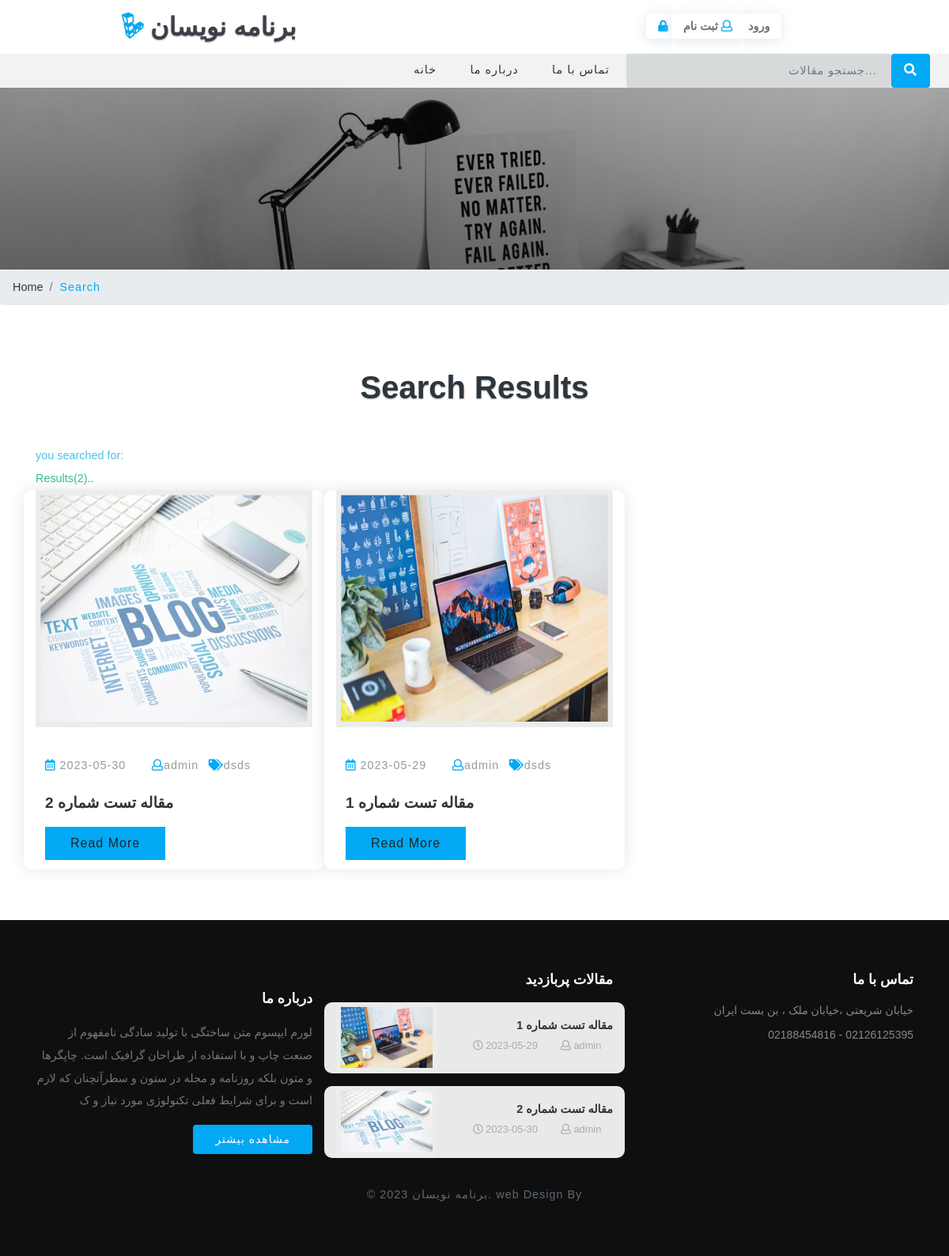
Screenshot of /search.php with the database file from the repository.
### tables this page shows
CREATE TABLE IF NOT EXISTS `titles` (
  `id` int UNSIGNED NOT NULL AUTO_INCREMENT,
  `website_name` varchar(40) DEFAULT NULL,
  `tagline` varchar(40) DEFAULT NULL,
  `icon` varchar(40) DEFAULT NULL,
  `keywords` varchar(220) DEFAULT NULL,
  `short_description` varchar(200) DEFAULT NULL,
  `bannertext1` varchar(150) DEFAULT NULL,
  `bannertext2` varchar(150) DEFAULT NULL,
  `bannertext3` varchar(150) DEFAULT NULL,
  `bannertext4` varchar(150) DEFAULT NULL,
  `detailed_description` text,
  `address` varchar(40) DEFAULT NULL,
  `email` varchar(80) DEFAULT NULL,
  `phone` varchar(40) DEFAULT NULL,
  `googlemap` varchar(255) DEFAULT NULL,
  PRIMARY KEY (`id`)
);

CREATE TABLE IF NOT EXISTS `blogs` (
  `id` int UNSIGNED NOT NULL AUTO_INCREMENT,
  `title` varchar(190) NOT NULL,
  `tags` varchar(40) NOT NULL,
  `content` text NOT NULL,
  `photo` varchar(50) NOT NULL,
  `posted` varchar(40) NOT NULL,
  `date` date DEFAULT NULL,
  `author` varchar(40) DEFAULT NULL,
  `category` varchar(40) NOT NULL,
  `time` varchar(40) DEFAULT NULL,
  PRIMARY KEY (`id`),
  KEY `category` (`category`)
);

### search.php (the view, shortened to what this page needs)
<?php require("libs/fetch_data.php");?>
<?php
require_once('database/db.php');
?>
<!DOCTYPE html>
<html lang=" AF">
<head>
	<title>Search|<?php getwebname("titles"); echo"|"; gettagline("titles");?></title>
	<link href="css/bootstrap.css" rel='stylesheet' type='text/css' />
	<link rel="stylesheet" href="css/single.css">
	<link href="css/style.css" rel='stylesheet' type='text/css' />
	<link href="css/fontawesome-all.css" rel="stylesheet">
</head>
<body>
	<?php include("header.php");?>
	<?php
    $search_keyword = '';
    $sql = 'SELECT * FROM blogs WHERE title LIKE :keyword OR content LIKE :keyword  OR tags LIKE :keyword OR author LIKE :keyword ORDER BY id DESC ';
    $start=0;
    $limit=" limit " . $start . "," . ROW_PER_PAGE;
    $pagination_statement = $pdo_conn->prepare($sql);
    $pagination_statement->bindValue(':keyword', '%' . $search_keyword . '%', PDO::PARAM_STR);
    $pagination_statement->execute();
    $row_count = $pagination_statement->rowCount();
    $query = $sql.$limit;
    $pdo_statement = $pdo_conn->prepare($query);
    $pdo_statement->bindValue(':keyword', '%' . $search_keyword . '%', PDO::PARAM_STR);
    $pdo_statement->execute();
    $result = $pdo_statement->fetchAll();
    ?>
	<div class="banner-inner">
	</div>
	<ol class="breadcrumb">
		<li class="breadcrumb-item">
			<a href="index.html">Home</a>
		</li>
		<li class="breadcrumb-item active">Search</li>
	</ol>
	<section class="main-content-w3layouts-agileits">
		<div class="container">
			<h3 class="tittle">Search Results</h3>
			<div class="inner-sec">
				<?php  if ($row_count==0) {
    						echo "<p style=color:#E9573F><b>sorry your search for:<u style=color:black>$search_keyword</u> returned zero results</b></p>";
    						echo "<p><b style=color:#4FC1E9>Suggestions<b><br>Your search item is not available on Our Website<br>Try being more specific with key words<br>Enter key word using title<br>Try search using category<br>Try again later<br></p>";
    						echo "<p><a href=\"http://www.google.com/search?q="
    						. $search_keyword . "\" target=\"_blank\" title=\"Look up
    						" . $search_keyword . " on Google\" style=color:#37BC9B>Click here</a> to try the
    						search on google</p>";
    					}
    					else{
    						echo "<p style=color:#4FC1E9><b>you searched for:<u style=color:black> $search_keyword</u></b></p>";
    						echo "<p style=color:#37BC9B><b>Results($row_count)..</b></p>";
    					}
    					?>
				<div class="left-blog-info-w3layouts-agileits text-left">
					<div class="row">
						<?php
    					if(!empty($result)) {
    						foreach($result as $row) {
                                ?>
						<div class="col-lg-4 card">
							<a href="single.php?id=<?php echo $row['id']; ?>">
								<img src=" dashboard/images/<?php echo $row['photo']; ?>" class="card-img-top img-fluid" alt=" cms" style="width: 480px;height: 300px">
							</a>
							<div class="card-body">
								<ul class="blog-icons my-4">
									<li>
										<a href="#">
											<i class="far fa-calendar-alt"></i> <?php echo $row['date']; ?></a>
									</li>
									<li class="mx-2">
										<a href="#">
											<i class="far fa-user"></i><?php echo $row['author']; ?></a>
									</li>
									<li>
										<a href="#">
											<i class="fas fa-tags"></i><?php echo $row['tags']; ?></a>
									</li>
								</ul>
								<h5 class="card-title">
									<a href="single.php?id=<?php echo $row['id']; ?>"><?php echo $row['title']; ?></a>
								</h5>
								<a href="single.php?id=<?php echo $row['id']; ?>" class="btn btn-primary read-m">Read More</a>
							</div>
						</div>
						<?php
                                  }
                              }
                              ?>
					</div>
				</div>
			</div>
		</div>
	</section>
	<?php include("footer.php") ?>
</body>
</html>

### libs/fetch_data.php (shortened to what this page needs)
<?php
function getshortdescription($table){
	require("database/db_connect.php");
	$sql="SELECT * FROM $table ";
	if ($result=mysqli_query($con,$sql))
	{
		foreach ($result as $titles => $sdc) {
			echo ''.$sdc['short_description'].'';
		}
	}
}
function getcontact($table){
	require("database/db_connect.php");
	$sql="SELECT * FROM $table ";
	if ($result=mysqli_query($con,$sql))
	{
		foreach ($result as $titles => $sdc) {
		echo '<div class="contact-info">'.$sdc['address'].'</div>
		      <div class="contact-info">'.$sdc['phone'].'</div>
		';
		}
	}
}
function getwebname($table){
	require("database/db_connect.php");
	$sql="SELECT * FROM $table ";
	if ($result=mysqli_query($con,$sql))
	{
		foreach ($result as $titles => $blogname) {
			echo ''.$blogname['website_name'].'';
		}
	}
}
function getolderposts($table){
	require("database/db_connect.php");
	$sql="SELECT * FROM $table WHERE posted='publish' ORDER BY id ASC LIMIT 2";
	if ($result=mysqli_query($con,$sql))
	{
		foreach ($result as $olderposts => $op) {
			echo '<div class="blog-grids row mb-3 d-flex align-items-center">
			<div class="col-md-5 blog-grid-left">
			<a href="single.php?id='.$op['id'].'">
			<img src=" dashboard/images/'.$op['photo'].'" class="img-fluid" alt="cms">
			</a>
			</div>
			<div class="col-md-7 blog-grid-right">
			<h5>
			<a href="single.php?id='.$op['id'].'">'.$op['title'].'</a>
			</h5>
			<div class="sub-meta d-flex justify-content-around">
			<span>
			<i class="far fa-clock"></i> '.$op['date'].'</span>
			<span>
			<i class="far fa-user"></i> '.$op['author'].'</span>
			</div>
			</div>
			</div>';
		}
	}
}
?>

### css/single.css (style rules this page uses)
.card-body { padding: 12px; }
.tech-btm img { background: #fff; padding: 6px; }

### css/style.css (style rules this page uses)
html, body { margin: 0; font-size: 100%; font-family: 'Poppins', sans-serif; background: #fff; }
body a { text-decoration: none; transition: 0.5s all; -webkit-transition: 0.5s all; -moz-transition: 0.5s all; -o-transition: 0.5s all; -ms-transition: 0.5s all; }
h1, h2, h3, h4, h5, h6 { margin: 0; font-family: 'Poppins', sans-serif; letter-spacing:1px; }
p { margin: 0; font-size: 0.9em; color: #777777; line-height: 2em; letter-spacing: 1px; font-weight: 300; }
ul { margin: 0; padding: 0; }
a.btn.btn-primary.read-m { border-radius: 0; padding: 0.55em 2em; letter-spacing: 1px; background: #03A9F4; border: none; }
h3.tittle { text-align: center; font-size: 2.5em; color: #2c363e; text-shadow: 0 1px 2px rgba(0, 0, 0, 0.37); font-weight: 600; }
.inner-sec { margin-top:3em; }
.bottom-slider,.main-content-w3layouts-agileits { padding: 5em 0; }
.card { position: initial; width: 100%; background: #fff; box-shadow: 0 0 20px rgba(0, 0, 0, 0.1); transition: box-shadow 0.3s; border-radius: 10px; }
.contact-info { color: #878787; font-size: 14px; margin-bottom: 10px; }
.blog-grids.row.mb-3 { background-color: #ffffffe8; border-radius: 10px; }
.card a { color: inherit; text-decoration: none; }
.blog-grid-top h3,.two-blog2 h3,h5.card-title { font-size: 1.2em; margin: 1.2em 0 1em 0; font-weight: 700; }
.blog-grid-top h3 a,.two-blog2 h3 a,h5.card-title a { color: #333333; }
ul.blog-icons li { display: inline-block; margin-right: 20px; list-style:none; }
ul.blog-icons a { font-size: 0.9em; letter-spacing: 1px; color: #999; }
ul.blog-icons i { color: #03A9F4; }
.tech-btm img { background: #ebecec; padding: .4em; }
.tech-btm h5 { font-size: 0.9em; line-height: 1.4em; font-weight: 600; }
.tech-btm h5 a { color:#333; }
.sub-meta span { font-size: 0.8em; color: #a9abad; line-height: 2.5em; }
.banner-inner { background: -webkit-linear-gradient(rgba(23, 22, 23, 0.2), rgba(23, 22, 23, 0.5)), url(../images/banner4.jpg) no-repeat; background: -moz-linear-gradient(rgba(23, 22, 23, 0.2), rgba(23, 22, 23, 0.5)), url(../images/banner4.jpg) no-repeat; background: -ms-linear-gradient(rgba(23, 22, 23, 0.2), rgba(23, 22, 23, 0.5)), url(../images/banner4.jpg) no-repeat; background: linear-gradient(rgba(23, 22, 23, 0.2), rgba(23, 22, 23, 0.5)), url(../images/banner4.jpg) no-repeat; background-size: cover; min-height: 230px; }
li.breadcrumb-item { font-size: 0.9em; letter-spacing: 1px; }
li.breadcrumb-item a { color: #333; }
.breadcrumb-item.active { color: #03A9F4; }
.card { border:none; }
.card-img-top { width: 100%; border: none; background: #ebecec; padding: .4em; }
.footer-grid-agileits-w3ls img { width:100%; }
@media (max-width:1440px) { .bottom-slider, .main-content-w3layouts-agileits, footer,.banner-bottom { padding: 4em 0; } }

### header.php (style rules this page uses)
body , h1 , div , span , h2 , h4 , h3 , h6 , span , p, a , input { font-family: Shabnam, sans-serif!important; letter-spacing: normal; }

### rows the page displays
titles: website_name "برنامه نویسان", short_description "لورم ایپسوم متن ساختگی با تولید سادگی نامفهوم از صنعت چاپ و با استفاده از طراحان گرافیک است. چاپگرها و متون بلکه روزنامه و مجله در ستون و سطرآنچنان که لازم است و برای شرایط فعلی تکنولوژی مورد نیاز و ک", address "خیابان شریعتی ،خیابان ملک ، بن بست ایران", phone "02188454816 - 02126125395"
blogs: photo (picture), date "2023-05-30", author "admin", tags "dsds", title "مقاله تست شماره 2"
blogs: photo (picture), date "2023-05-29", author "admin", tags "dsds", title "مقاله تست شماره 1"

### other values shown
$row_count "2"
